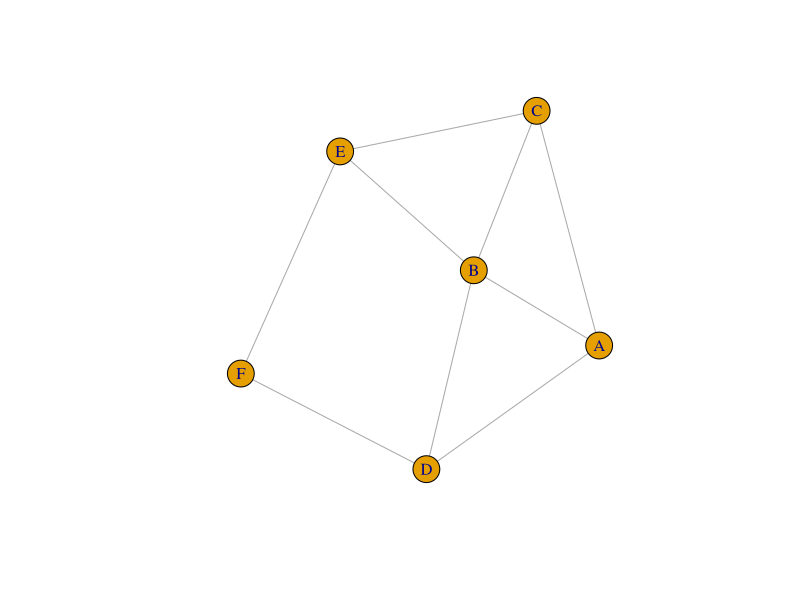
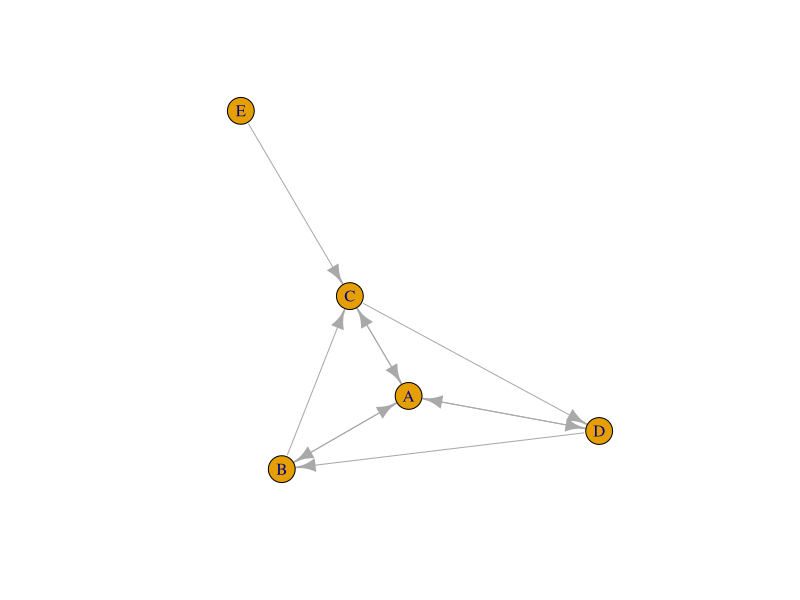
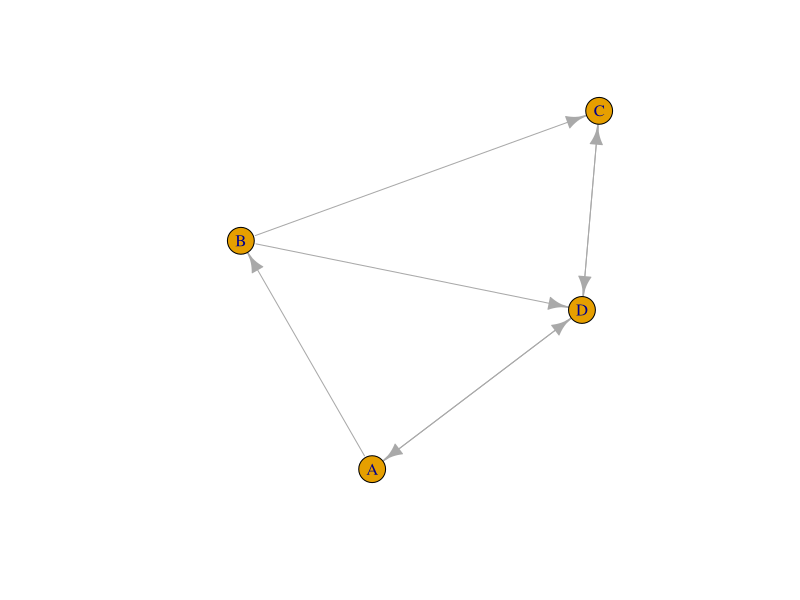

These figures' R source, in order:

#Practical 1
#Write a program to compute the following for a given a network: 
#(i) number of edges, 
#(ii)number of nodes, 
#(iii) degree of node, 
#(iv) node with lowest degree, 
#(v) the adjacency list,
#(vi) matrix of the graph.

# import igraph lib
library(igraph)

# Graph 1
ug <- graph.formula(A-B,A-C,A-D,B-C,B-D,B-E,C-E,D-F,E-F)
plot(ug)

ecount(ug)
vcount(ug)

E(ug)
V(ug)

degree(ug)
V(ug)$name[degree(ug)==max(degree(ug))]

get.adjacency(ug) 
get.adjlist(ug)

# Graph 2
dg <- graph.formula(A-+B, A+-B, A++C, B-+C, C-+D, D++A, D-+B, E-+C)
plot(dg)

degree(dg,mode="in")
degree(dg,mode="out")
degree(dg)

V(dg)$name[degree(dg,mode="in")==min(degree(dg,mode = "in"))]


# Graph 3
library(igraph)

dg <- graph.formula(A-+B, B-+C, B-+D, C-+D, D-+C, D++A )
plot(dg)

ecount(dg)
vcount(dg)

E(dg)
V(dg)

degree(dg)

degree(dg, mode="in")

degree(dg, mode="out")

V(dg)$name[degree(dg, mode="in") == max(degree(dg, mode="in"))]

V(dg)$name[degree(dg, mode="in") == min(degree(dg, mode="in"))]

V(dg)$name[degree(dg, mode="out") == max(degree(dg, mode="out"))]

V(dg)$name[degree(dg, mode="in") == min(degree(dg, mode="in"))]

V(dg)$name[degree(dg, mode="out") == min(degree(dg, mode="out"))]
